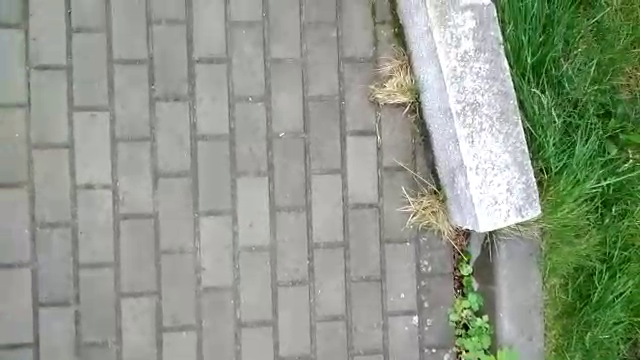
#> input picture frame 36 of data/max_video.mp4, 640 x 360 px
$ python program.py
#> lines starting #> are read from the running program, lines starting #| are printed output that depends on the picture; after the words box and inside, x2 and y2 are one past the last pixel; in counts of white or black regions, pixels touching at a corner belong together
import random

import numpy as np
import cv2

cap = cv2.VideoCapture('../data/max_video.mp4')

# params for corner detection
feature_params = dict(maxCorners=10000,
                      qualityLevel=0.3,
                      minDistance=7,
                      blockSize=7)

# Parameters for lucas kanade optical flow
lk_params = dict(winSize=(15, 15),
                 maxLevel=4,
                 criteria=(cv2.TERM_CRITERIA_EPS | cv2.TERM_CRITERIA_COUNT,
                           10, 0.03))

# Create some random colors
color = np.random.randint(0, 255, (100, 3))

# Take first frame and find corners in it
ret, old_frame = cap.read()
#> old_frame is the input picture: shape (360, 640, 3); mean B, G, R 137.7, 153.2, 144.7
old_gray = cv2.cvtColor(old_frame,
                        cv2.COLOR_BGR2GRAY)
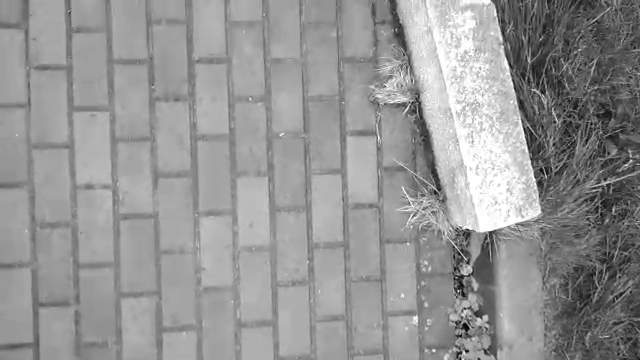
#> old_gray: shape (360, 640); min 1, max 255, mean 148.8
p0 = cv2.goodFeaturesToTrack(old_gray, mask=None,
                             **feature_params)
#> p0 = 57 rows, first 8: [461, 352], [464, 321], [480, 318], [632, 158], [458, 292], [490, 234], [466, 262], [458, 273]

# Create a mask image for drawing purposes
mask = np.zeros_like(old_frame)
second_mask = np.zeros_like(old_frame)
second_frame = np.zeros_like(old_frame)
x, y = 150, 150
height, width, layer = old_frame.shape
#> height = 360; width = 640; layer = 3
out_video = cv2.VideoWriter('../out.avi', cv2.VideoWriter_fourcc(*'DIVX'), 15, (width, height))
while True:
    try:
        ret, frame = cap.read()
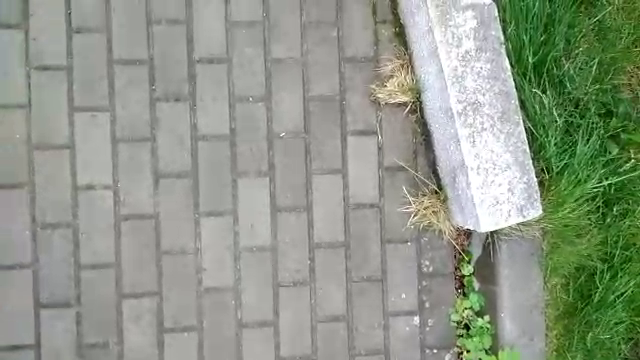
#> input picture frame 37 of data/max_video.mp4, 640 x 360 px
#> frame is the input picture: shape (360, 640, 3); mean B, G, R 137.2, 152.5, 144.1
        frame_gray = cv2.cvtColor(frame,
                                  cv2.COLOR_BGR2GRAY)
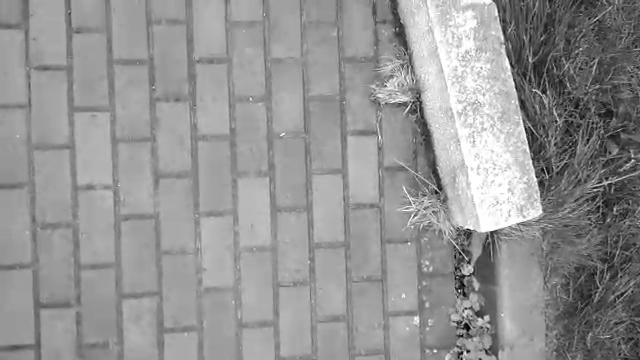
#> frame_gray: shape (360, 640); min 1, max 255, mean 148.2

        # calculate optical flow
        p1, st, err = cv2.calcOpticalFlowPyrLK(old_gray,
                                               frame_gray,
                                               p0, None,
                                               **lk_params)
#> p1 = 57 rows, first 8: [462.2, 352.2], [465.2, 321], [481.2, 318.1], [633.7, 157.6], [459, 291.7], [491.3, 234], [467, 261.7], [459, 272.7]; st = 57 values from 1 to 1; err = 57 values, max 11.24 at index 3, min 1.94 at index 21, mean 6.03

        # Select good points
        good_new = p1[st == 1]
#> good_new = 57 pairs, first value 383 to 633.7, second value 2.56 to 352.2
        good_old = p0[st == 1]
#> good_old = 57 pairs, first value 382 to 632, second value 3 to 352

        vectors = good_new - good_old
#> vectors = 57 pairs, first value 0.917 to 1.75, second value -0.652 to 0.443
        super_vector = np.zeros(shape=(1, 2))
        for vector in vectors:
            super_vector += vector
#> this loop made 57 passes
#> (vector, super_vector) on passes 2 to 13: ([1.23, 0.046], [[2.46, 0.265]]), ([1.2, 0.14], [[3.66, 0.405]]), ([1.75, -0.417], [[5.4, -0.0114]]), ([1.01, -0.287], [[6.41, -0.298]]), ([1.29, -0.046], [[7.71, -0.344]]), ([1.01, -0.277], [[8.71, -0.621]]), ([1.02, -0.268], [[9.73, -0.89]]), ([1.25, 0.0596], [[10.97, -0.83]]), ([1.1, 0.00586], [[12.08, -0.824]]), ([1.48, -0.438], [[13.56, -1.26]]), ([1.01, -0.256], [[14.57, -1.52]]), ([1.25, 0.0656], [[15.82, -1.45]])
#> super_vector on pass 1: [[1.23, 0.219]]

        if vectors.shape[0] != 0:
            super_vector /= vectors.shape[0]
#> super_vector = [[1.18, -0.208]]

        second_mask = cv2.line(second_mask, (x, y), (x + int(super_vector[0][0]),
                                       y + int(super_vector[0][1])),
                               color[random.randint(1, 99)].tolist(), 2)

        frame = cv2.circle(frame, (x, y), 5,
                        color[random.randint(1, 99)].tolist(), -1)
#> frame: shape (360, 640, 3); 0.04% of pixels changed, all inside (x1, y1, x2, y2) = (145, 145, 156, 156)

        x, y = x - int(super_vector[0][0]), y - int(super_vector[0][0])
#> x = 149; y = 149

        img2 = cv2.add(frame, second_mask)
        img = cv2.add(frame, mask)
        out_video.write(img2)

        cv2.imshow('frame', img2)

        k = cv2.waitKey(25)
#> (key Esc is pressed here)

        if k == 25:
            break

        # Updating Previous frame and points
        old_gray = frame_gray.copy()
        # p0 = good_new.reshape(-1, 1, 2)
    except:
        break

out_video.release()

cv2.destroyAllWindows()
cap.release()

$ run again, starting later in the video
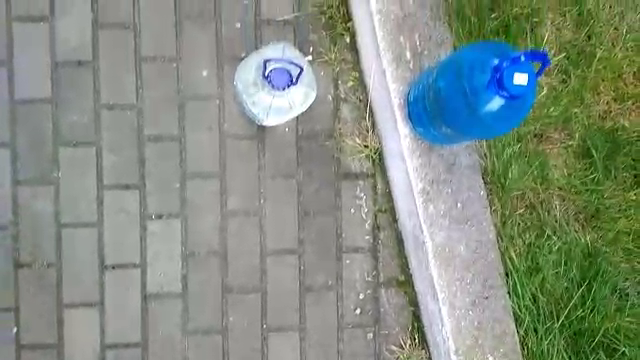
#> input picture frame 163 of data/max_video.mp4, 640 x 360 px
#> old_frame is the input picture: shape (360, 640, 3); mean B, G, R 131.1, 142.8, 131.6
#> p0 = 23 rows, first 8: [525, 75], [292, 83], [524, 82], [515, 81], [309, 58], [300, 69], [516, 74], [285, 88]
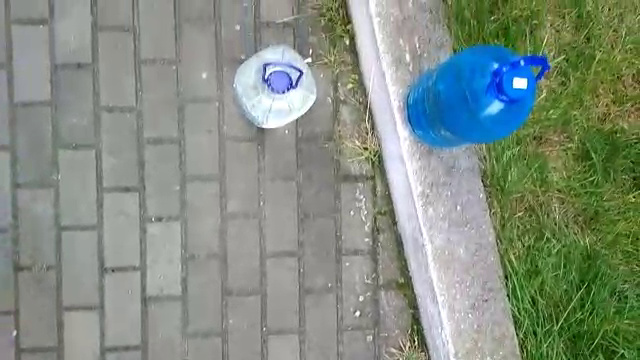
#> input picture frame 164 of data/max_video.mp4, 640 x 360 px
#> frame is the input picture: shape (360, 640, 3); mean B, G, R 130.6, 142.6, 131.4
#> `frame_gray = cv2.cvtColor(frame, cv2.COLOR_BGR2GRAY)`:
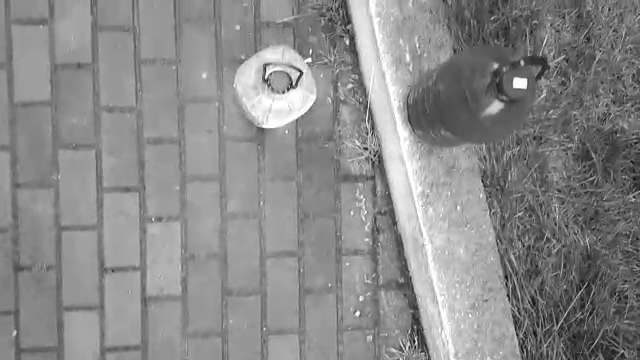
#> frame_gray: shape (360, 640); min 6, max 255, mean 137.8
#> p1 = 23 rows, first 8: [524.3, 79.82], [291.7, 86.38], [523.4, 85.81], [514.5, 84.87], [308.3, 60.31], [299.6, 72.53], [515.4, 78.76], [284.6, 91.3]; st = 23 values from 1 to 1; err = 23 values, max 13.33 at index 22, min 2.36 at index 17, mean 6.58
#> good_new has the same summary as p1
#> good_old has the same summary as p0
#> vectors = 23 rows, first 8: [-0.711, 4.82], [-0.315, 3.38], [-0.602, 3.81], [-0.477, 3.87], [-0.67, 2.31], [-0.383, 3.53], [-0.591, 4.76], [-0.378, 3.3]
#> the loop `for vector in vectors:` made 23 passes
#> (vector, super_vector) on passes 2 to 9: ([-0.315, 3.38], [[-1.03, 8.2]]), ([-0.602, 3.81], [[-1.63, 12.01]]), ([-0.477, 3.87], [[-2.1, 15.88]]), ([-0.67, 2.31], [[-2.77, 18.19]]), ([-0.383, 3.53], [[-3.16, 21.72]]), ([-0.591, 4.76], [[-3.75, 26.48]]), ([-0.378, 3.3], [[-4.13, 29.78]]), ([-0.314, 3.2], [[-4.44, 32.98]])
#> `super_vector /= vectors.shape[0]`: super_vector = [[-0.53, 3.04]]
#> frame: shape (360, 640, 3); 0.04% of pixels changed, all inside (x1, y1, x2, y2) = (145, 145, 156, 156)
#> x = 150

$ run again, starting later in the video
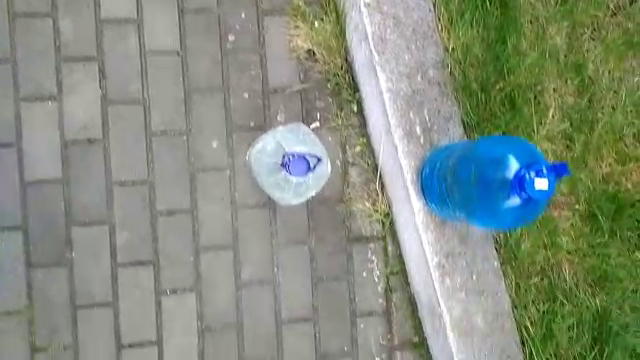
#> input picture frame 290 of data/max_video.mp4, 640 x 360 px
#> old_frame is the input picture: shape (360, 640, 3); mean B, G, R 127.6, 142.2, 132.4
#> p0 = [[537, 180], [545, 187], [537, 187], [317, 123], [545, 180], [309, 127], [318, 159], [311, 169], [310, 51], [283, 165], [286, 154], [577, 205]]
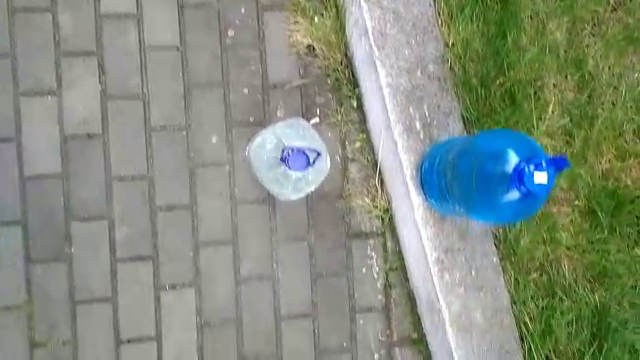
#> input picture frame 291 of data/max_video.mp4, 640 x 360 px
#> frame is the input picture: shape (360, 640, 3); mean B, G, R 128, 142.4, 132.7
#> `frame_gray = cv2.cvtColor(frame, cv2.COLOR_BGR2GRAY)`:
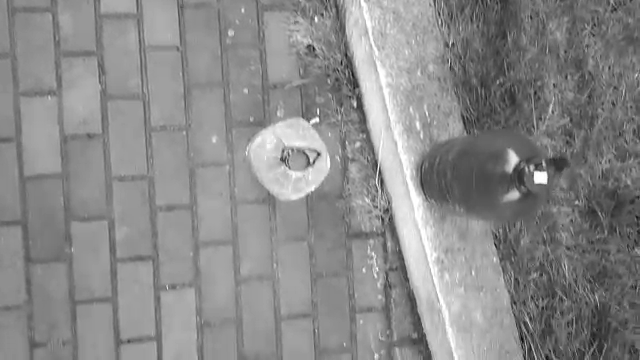
#> frame_gray: shape (360, 640); min 11, max 255, mean 137.9
#> p1 = [[536.3, 173.5], [544.3, 180.8], [536.3, 180.8], [316.7, 118.7], [544.3, 173.4], [309, 122.4], [317.5, 153.4], [310.5, 163.7], [309.8, 46.41], [282.3, 159.5], [285.3, 148.2], [576.5, 200.8]]; st = [1, 1, 1, 1, 1, 1, 1, 1, 1, 1, 1, 1]; err = [5.07, 3.94, 3.3, 6.33, 4.54, 6.68, 5.01, 4.63, 4.43, 8.57, 6.16, 3.93]
#> good_new has the same summary as p1
#> good_old has the same summary as p0
#> vectors = [[-0.668, -6.52], [-0.707, -6.17], [-0.665, -6.21], [-0.31, -4.35], [-0.722, -6.58], [-0.0216, -4.63], [-0.454, -5.64], [-0.512, -5.31], [-0.164, -4.59], [-0.658, -5.51], [-0.712, -5.77], [-0.487, -4.2]]
#> the loop `for vector in vectors:` made 12 passes
#> (vector, super_vector) on passes 2 to 9: ([-0.707, -6.17], [[-1.38, -12.69]]), ([-0.665, -6.21], [[-2.04, -18.9]]), ([-0.31, -4.35], [[-2.35, -23.24]]), ([-0.722, -6.58], [[-3.07, -29.83]]), ([-0.0216, -4.63], [[-3.09, -34.46]]), ([-0.454, -5.64], [[-3.55, -40.1]]), ([-0.512, -5.31], [[-4.06, -45.41]]), ([-0.164, -4.59], [[-4.22, -50]])
#> `super_vector /= vectors.shape[0]`: super_vector = [[-0.507, -5.46]]
#> frame: shape (360, 640, 3); 0.04% of pixels changed, all inside (x1, y1, x2, y2) = (145, 145, 156, 156)
#> x = 150
